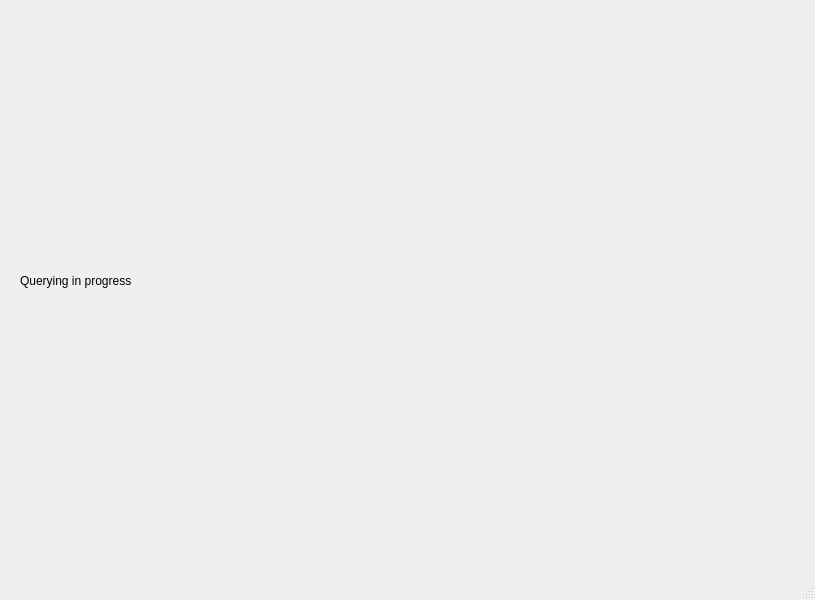
<?xml version="1.0" encoding="UTF-8"?>
<ui version="4.0">
 <class>query_view</class>
 <widget class="QMainWindow" name="query_view">
  <property name="geometry">
   <rect>
    <x>0</x>
    <y>0</y>
    <width>815</width>
    <height>600</height>
   </rect>
  </property>
  <property name="windowTitle">
   <string>Querying results</string>
  </property>
  <widget class="QWidget" name="centralwidget">
   <widget class="QLabel" name="querying_message">
    <property name="geometry">
     <rect>
      <x>20</x>
      <y>40</y>
      <width>781</width>
      <height>481</height>
     </rect>
    </property>
    <property name="text">
     <string>Querying in progress</string>
    </property>
   </widget>
  </widget>
  <widget class="QStatusBar" name="statusbar"/>
 </widget>
 <resources/>
 <connections/>
</ui>
